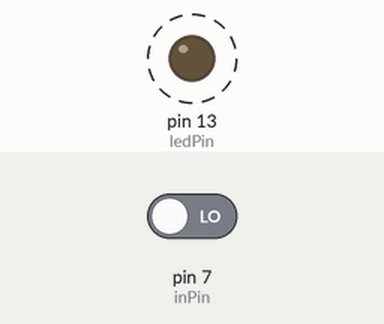
A sketch run on a simulated Arduino Uno, built with avr-gcc and run on an emulated ATmega328P. On the bench: output pins drawn as LEDs (lit = HIGH). Dashed ring = blinking. Inputs (shaded band) come from the test bench; at power-on: pin 7 (inPin) LOW.

Above: at 3.0 s.
3.1 s: pin 7 (inPin) driven HIGH
At 3.9 s:
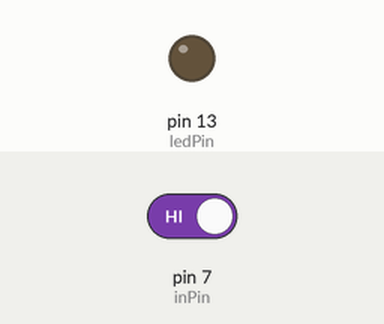
4.6 s: pin 7 (inPin) driven LOW
At 4.9 s:
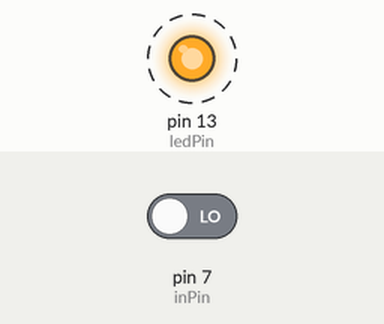
Timing chart, 0 to 14.8 s (numbered marks = the images above; inputs shaded):
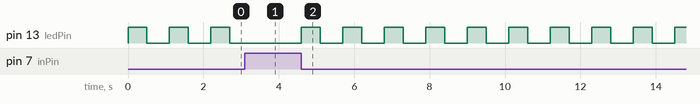

The sketch:

sketch_jul03a.ino
```cpp
int ledPin = 13;
int inPin = 7;
int val = 0;
void setup() {
    pinMode(ledPin, OUTPUT);
    pinMode(inPin, INPUT);
}

void loop() {
  val = digitalRead(inPin);
  if  (val == HIGH)
  {
    digitalWrite(ledPin, LOW);

  }
  else
  {
    digitalWrite(ledPin, HIGH);
    delay(500);
    digitalWrite(ledPin, LOW);
    delay(600);
  }

}
```

Measured:
- after the input at 3.1 s, pin 13 (ledPin): stays LOW (without the input it goes to HIGH after 0.20 s)
- after the input at 4.6 s, pin 13 (ledPin): alternates HIGH for 0.50 s and LOW for 0.60 s, starting at once
- by itself, pin 13 (ledPin): alternates HIGH for 0.50 s and LOW for 0.60 s
